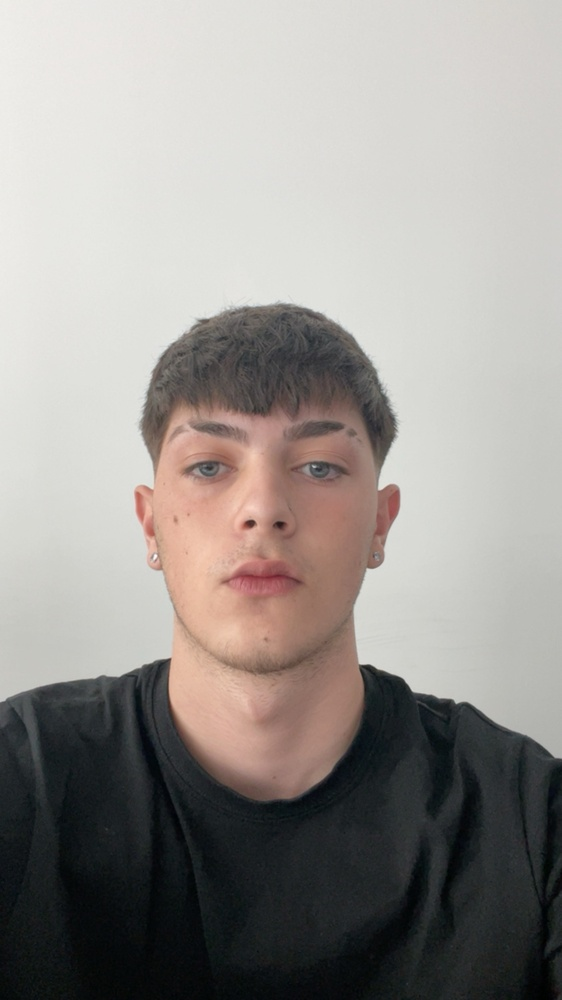
#> input picture 007-Utilizacion avanzada de clases/005-Interfaces/101-ejercicios/foto curriculum.jpeg, 562 x 1000 px, shrunk from 1170 x 2080 before the run
$ python '008-aclarar la imagen.py'
#> lines starting #> are read from the running program, lines starting #| are printed output that depends on the picture
from PIL import Image

imagen = Image.open("foto curriculum.jpeg")
#> imagen is the input picture: PIL image 562x1000 RGB; mean R, G, B 153.1, 148.8, 144.8

anchura,altura = imagen.size
#> anchura = 562; altura = 1000

for x in range(0,anchura):
	for y in range(0,altura):
		pixel = imagen.getpixel((x, y))
		rojo = pixel[0]
		verde = pixel[1]
		azul = pixel[2]
		rojo += 120
		verde += 120
		azul += 120
		imagen.putpixel((x, y), (rojo, verde, azul)) # ESTO ES CORRECTO
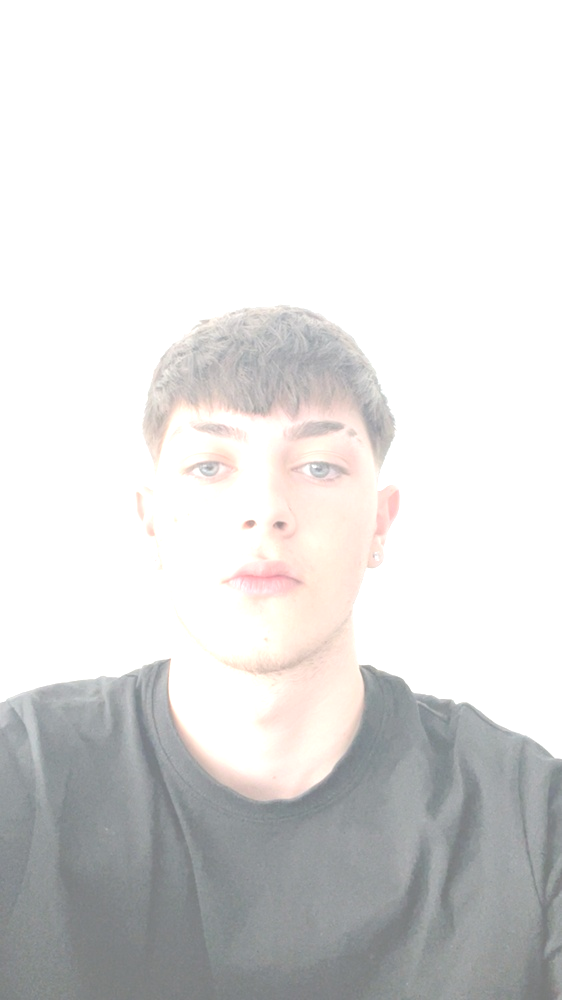
#> imagen: PIL image 562x1000 RGB; mean R, G, B 222.5, 222.1, 221.7

imagen.save("modificado.jpg")
